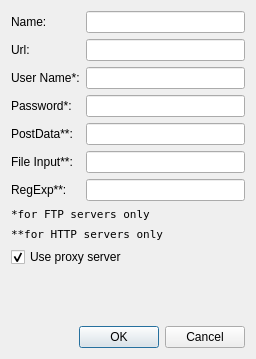
<?xml version="1.0" encoding="UTF-8"?>
<ui version="4.0">
 <class>EditServerDlg</class>
 <widget class="QDialog" name="EditServerDlg">
  <property name="geometry">
   <rect>
    <x>0</x>
    <y>0</y>
    <width>256</width>
    <height>359</height>
   </rect>
  </property>
  <property name="sizePolicy">
   <sizepolicy hsizetype="Preferred" vsizetype="Preferred">
    <horstretch>0</horstretch>
    <verstretch>0</verstretch>
   </sizepolicy>
  </property>
  <property name="windowTitle">
   <string>Server Settings</string>
  </property>
  <layout class="QVBoxLayout" name="verticalLayout">
   <item>
    <layout class="QGridLayout" name="gridLayout">
     <item row="0" column="0">
      <widget class="QLabel" name="label">
       <property name="text">
        <string>Name:</string>
       </property>
      </widget>
     </item>
     <item row="0" column="1">
      <widget class="QLineEdit" name="le_name">
       <property name="minimumSize">
        <size>
         <width>150</width>
         <height>0</height>
        </size>
       </property>
      </widget>
     </item>
     <item row="1" column="0">
      <widget class="QLabel" name="label_2">
       <property name="text">
        <string>Url:</string>
       </property>
      </widget>
     </item>
     <item row="1" column="1">
      <widget class="QLineEdit" name="le_url">
       <property name="minimumSize">
        <size>
         <width>150</width>
         <height>0</height>
        </size>
       </property>
      </widget>
     </item>
     <item row="2" column="0">
      <widget class="QLabel" name="label_3">
       <property name="text">
        <string>User Name*:</string>
       </property>
      </widget>
     </item>
     <item row="2" column="1">
      <widget class="QLineEdit" name="le_user">
       <property name="minimumSize">
        <size>
         <width>150</width>
         <height>0</height>
        </size>
       </property>
      </widget>
     </item>
     <item row="3" column="0">
      <widget class="QLabel" name="label_4">
       <property name="text">
        <string>Password*:</string>
       </property>
      </widget>
     </item>
     <item row="3" column="1">
      <widget class="QLineEdit" name="le_pass">
       <property name="minimumSize">
        <size>
         <width>150</width>
         <height>0</height>
        </size>
       </property>
       <property name="echoMode">
        <enum>QLineEdit::PasswordEchoOnEdit</enum>
       </property>
      </widget>
     </item>
     <item row="4" column="0">
      <widget class="QLabel" name="label_9">
       <property name="text">
        <string>PostData**:</string>
       </property>
      </widget>
     </item>
     <item row="4" column="1">
      <widget class="QLineEdit" name="le_post_data">
       <property name="minimumSize">
        <size>
         <width>150</width>
         <height>0</height>
        </size>
       </property>
      </widget>
     </item>
     <item row="5" column="0">
      <widget class="QLabel" name="label_10">
       <property name="text">
        <string>File Input**:</string>
       </property>
      </widget>
     </item>
     <item row="5" column="1">
      <widget class="QLineEdit" name="le_file_input">
       <property name="minimumSize">
        <size>
         <width>150</width>
         <height>0</height>
        </size>
       </property>
      </widget>
     </item>
     <item row="6" column="0">
      <widget class="QLabel" name="label_11">
       <property name="text">
        <string>RegExp**:</string>
       </property>
      </widget>
     </item>
     <item row="6" column="1">
      <widget class="QLineEdit" name="le_regexp">
       <property name="minimumSize">
        <size>
         <width>150</width>
         <height>0</height>
        </size>
       </property>
      </widget>
     </item>
    </layout>
   </item>
   <item>
    <widget class="QLabel" name="label_12">
     <property name="font">
      <font>
       <family>Andale Mono</family>
       <pointsize>8</pointsize>
      </font>
     </property>
     <property name="text">
      <string>*for FTP servers only</string>
     </property>
    </widget>
   </item>
   <item>
    <widget class="QLabel" name="label_13">
     <property name="font">
      <font>
       <family>Andale Mono</family>
       <pointsize>8</pointsize>
      </font>
     </property>
     <property name="text">
      <string>**for HTTP servers only</string>
     </property>
    </widget>
   </item>
   <item>
    <widget class="QCheckBox" name="cb_proxy">
     <property name="text">
      <string>Use proxy server</string>
     </property>
     <property name="checked">
      <bool>true</bool>
     </property>
    </widget>
   </item>
   <item>
    <spacer name="verticalSpacer">
     <property name="orientation">
      <enum>Qt::Vertical</enum>
     </property>
     <property name="sizeHint" stdset="0">
      <size>
       <width>0</width>
       <height>0</height>
      </size>
     </property>
    </spacer>
   </item>
   <item>
    <layout class="QHBoxLayout" name="horizontalLayout">
     <item>
      <spacer name="horizontalSpacer">
       <property name="orientation">
        <enum>Qt::Horizontal</enum>
       </property>
       <property name="sizeHint" stdset="0">
        <size>
         <width>40</width>
         <height>20</height>
        </size>
       </property>
      </spacer>
     </item>
     <item>
      <widget class="QDialogButtonBox" name="buttonBox">
       <property name="standardButtons">
        <set>QDialogButtonBox::Cancel|QDialogButtonBox::Ok</set>
       </property>
       <property name="centerButtons">
        <bool>false</bool>
       </property>
      </widget>
     </item>
    </layout>
   </item>
  </layout>
 </widget>
 <resources/>
 <connections>
  <connection>
   <sender>buttonBox</sender>
   <signal>rejected()</signal>
   <receiver>EditServerDlg</receiver>
   <slot>close()</slot>
   <hints>
    <hint type="sourcelabel">
     <x>191</x>
     <y>432</y>
    </hint>
    <hint type="destinationlabel">
     <x>144</x>
     <y>227</y>
    </hint>
   </hints>
  </connection>
 </connections>
</ui>
